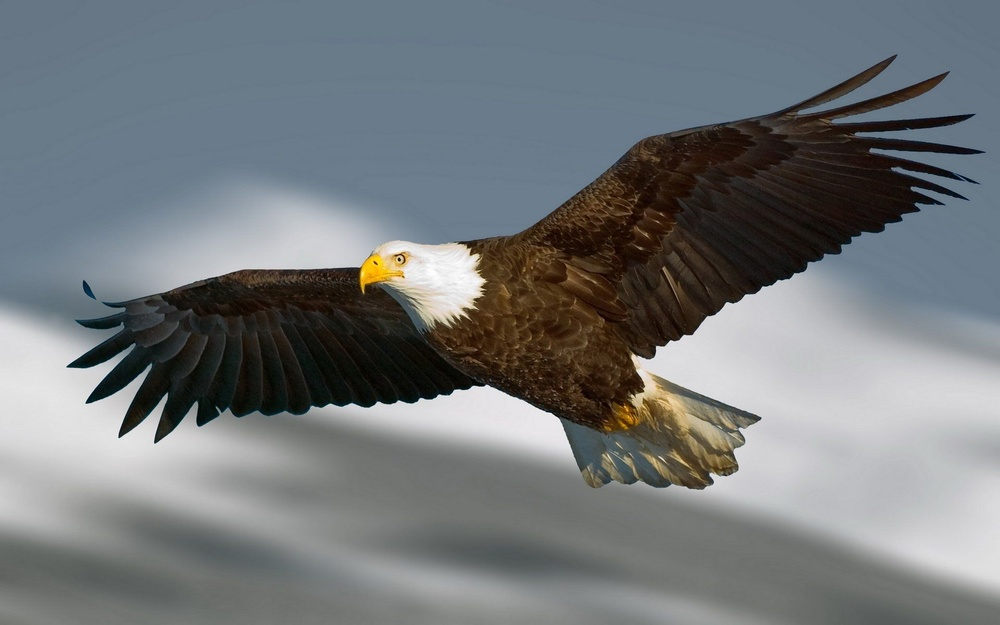
#> input picture eagle.jpeg, 1000 x 625 px, shrunk from 1920 x 1200 before the run, found by its file name
$ jupyter execute Hanif_ImageSegmentation.ipynb   (shell and % lines are left out)
#> lines starting #> are read from the running program, lines starting #| are printed output that depends on the picture
[cell 1]
# from google.colab import drive
# drive.mount('/content/drive')

import numpy as np
import matplotlib.pyplot as plt
import cv2


# membaca gambar
eagle = cv2.imread('/content/drive/MyDrive/birds/eagle.jpeg')
#> eagle is the input picture: shape (625, 1000, 3); mean B, G, R 122.8, 120.3, 115.8

# ubah warna ke RGB(dari BGR)
eagle = cv2.cvtColor(eagle, cv2.COLOR_BGR2RGB)

# tampilkan gambar
plt.imshow(eagle)

[cell 2]
# Menyiapkan data untuk K-Means

# Membentuk kembali gambar menjadi array 2D agar Clustering K-Means dapat dilakukan
pixel_vals = eagle.reshape((-1,3))

# Ubah ke tipe float
pixel_vals = np.float32(pixel_vals)

# Menentukan kriteria agar algoritme berhenti berjalan,
# yang akan terjadi adalah 100 iterasi dijalankan atau epsilon (yang merupakan akurasi yang diperlukan) menjadi 85%
criteria = (cv2.TERM_CRITERIA_EPS + cv2.TERM_CRITERIA_MAX_ITER, 100, 0.85)

# Kemudian melakukan k-means clustering
# dengan jumlah cluster yang didefinisikan sebagai 5 juga pusat acak pada awalnya dipilih untuk pengelompokan k-means
k = 5
retval, labels, centers = cv2.kmeans(pixel_vals, k, None, criteria, 10, cv2.KMEANS_RANDOM_CENTERS)
#> retval = 292920222.1; centers = [[154.4, 157.3, 156.5], [108.2, 120.2, 128.8], [30.98, 23.55, 16.77], [205.6, 205.7, 207.2], [74.73, 61.76, 45.59]]

# mengubah data menjadi nilai 8-bit
centers = np.uint8(centers)
#> centers = [[154, 157, 156], [108, 120, 128], [30, 23, 16], [205, 205, 207], [74, 61, 45]]
segmented_data = centers[labels.flatten()]

# membentuk kembali data ke dalam dimensi gambar asli
segmented_image = segmented_data.reshape((eagle.shape))
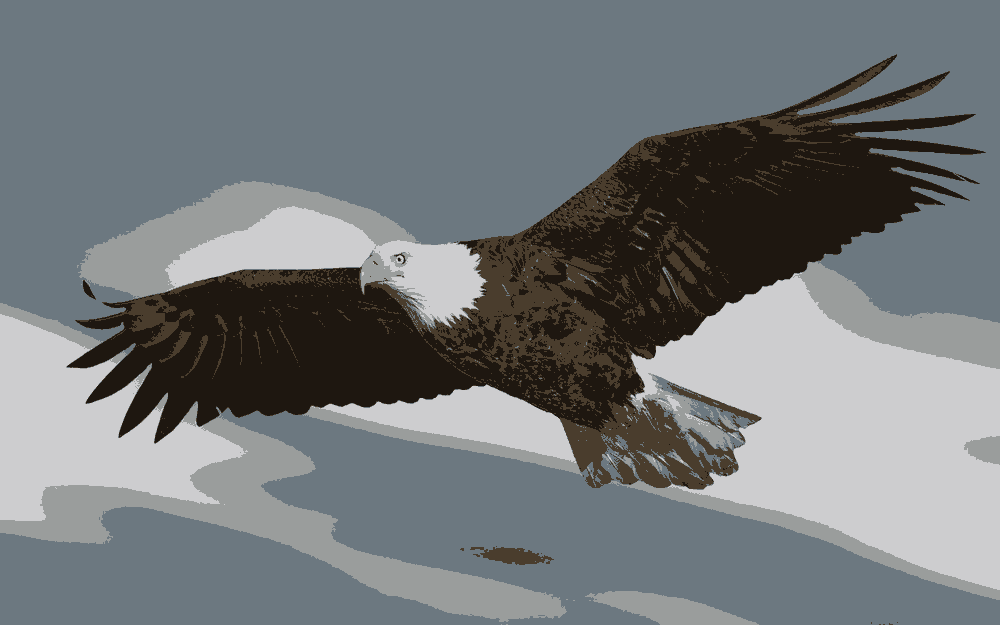
#> segmented_image: shape (625, 1000, 3); mean R, G, B 115.4, 119.9, 122.1

plt.imshow(segmented_image)
